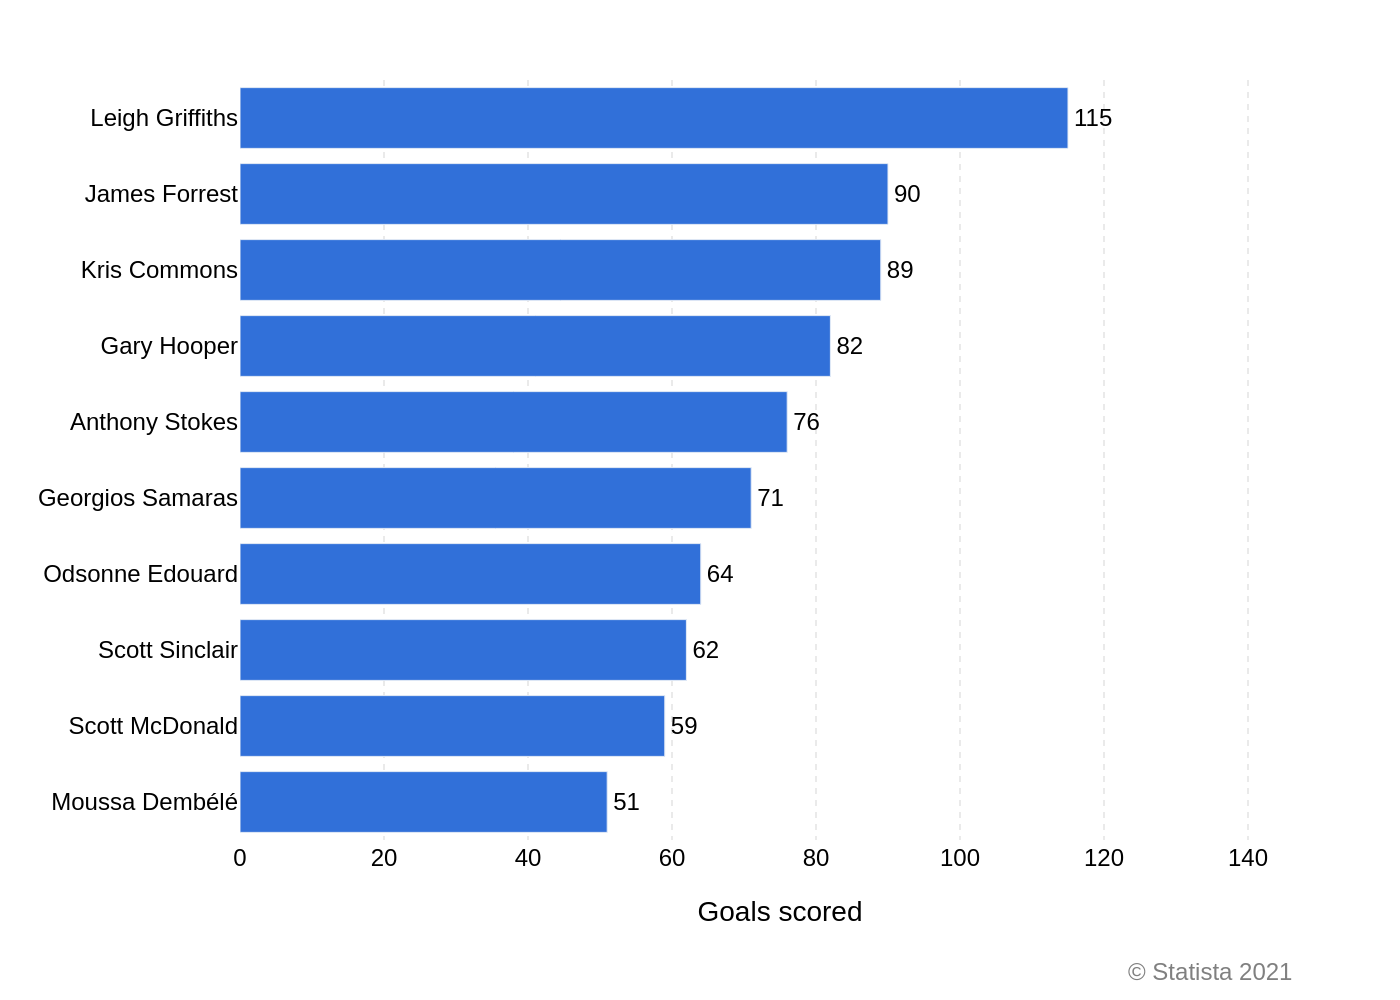

Generate this figure with Python:
import sys
import json
import os
import plotly.graph_objects as go

# Ensure a JSON file path is provided as a command-line argument
if len(sys.argv) != 2:
    print("Usage: python generate_chart.py <json_file_path>")
    sys.exit(1)

json_path = sys.argv[1]

# Check if the JSON file exists
if not os.path.exists(json_path):
    print(f"Error: JSON file not found at '{json_path}'")
    sys.exit(1)

# Load data from the specified JSON file
with open(json_path, 'r', encoding='utf-8') as f:
    chart_info = json.load(f)

# Extract data, texts, and colors from the JSON structure
chart_data = chart_info.get('chart_data', [])
texts = chart_info.get('texts', {})
colors = chart_info.get('colors', [])

# Prepare data for Plotly
# The lists are reversed to ensure the chart is displayed top-to-bottom as in the original image
categories = [item['category'] for item in chart_data][::-1]
values = [item['value'] for item in chart_data][::-1]

# Create the figure
fig = go.Figure()

# Add the horizontal bar trace
fig.add_trace(go.Bar(
    x=values,
    y=categories,
    orientation='h',
    marker=dict(color=colors[0]),
    text=values,
    textposition='outside',
    textfont=dict(family="Arial", size=12, color='black'),
    cliponaxis=False  # Prevents text from being clipped at the chart's edge
))

# Update layout to match the original chart's appearance
fig.update_layout(
    title_text=texts.get('title'),
    xaxis_title_text=texts.get('x_axis_title'),
    font=dict(family="Arial", size=12, color='black'),
    plot_bgcolor='white',
    paper_bgcolor='white',
    showlegend=False,
    margin=dict(l=120, r=40, t=40, b=80),
    xaxis=dict(
        showgrid=True,
        gridcolor='#EAEAEA',
        gridwidth=1,
        griddash='dot',
        zeroline=False,
        showline=False,
        showticklabels=True,
        range=[0, 150]  # Set range to provide space for text labels
    ),
    yaxis=dict(
        showgrid=False,
        zeroline=False,
        showline=False
    ),
    annotations=[
        dict(
            text=texts.get('source'),
            showarrow=False,
            xref='paper',
            yref='paper',
            x=0.98,
            y=-0.15,
            xanchor='right',
            yanchor='top',
            font=dict(family="Arial", size=12, color='#808080')
        )
    ]
)

# Determine the output filename from the input JSON filename
base_filename = os.path.splitext(os.path.basename(json_path))[0]
output_filename = f"{base_filename}.png"

# Save the figure as a high-resolution PNG image
fig.write_image(output_filename, scale=2)

print(f"Chart saved as {output_filename}")
